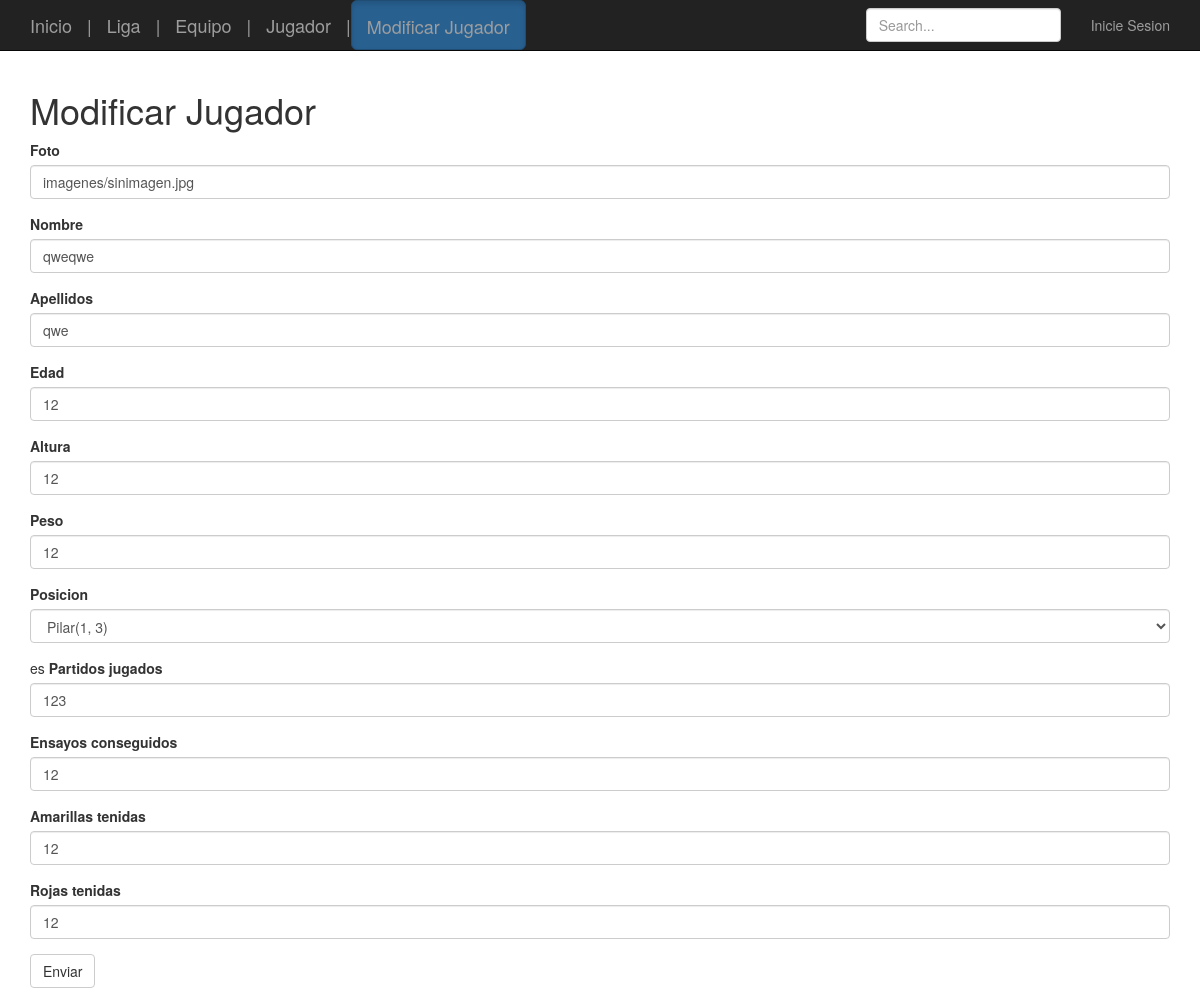
The page /updateJugador.php?id=2 on the database its author committed.
### tables this page shows
CREATE TABLE `jugador` (
  `id` int(11) NOT NULL,
  `imagen` tinytext NOT NULL,
  `nombre` varchar(30) NOT NULL,
  `apellido` varchar(60) NOT NULL,
  `edad` int(3) NOT NULL,
  `altura` decimal(10,0) NOT NULL,
  `peso` decimal(10,0) NOT NULL,
  `posicion` tinytext NOT NULL,
  `partidos` int(11) NOT NULL,
  `ensayos` int(11) NOT NULL,
  `amarillas` int(11) NOT NULL,
  `rojas` int(11) NOT NULL,
  `equipo` tinytext NOT NULL
);

### config.php (called while the page is built, shortened)
<?php
$user = 'manolo';

### dbhelpers.php (called while the page is built, shortened)
<?php
function getJugador($id, $pdo){
    $sql = "SELECT * FROM jugador WHERE id = :id";
    $result = $pdo->prepare($sql);
    $result->execute([ 'id' => $id]);
    return $result->fetch(PDO::FETCH_ASSOC);
}

### arrays.php (called while the page is built, shortened)
<?php
$posicionValues = ["Pilar(1, 3)", "Talonador(2)", "Segunda Linea(4, 5)", "Tercera Linea(6, 7)", "Numero ocho(8)", "Media Mele(9)", "Apertura(10)", "Ala(11, 14)", "Centro(12, 13)", "Zaguero(15)"];

### updateJugador.php (the view, shortened to what this page needs)
<?php
include_once 'config.php';
include_once 'connect_db.php';
include_once 'helpers.php';
include_once 'arrays.php';
include_once 'dbhelpers.php';
$id = $_REQUEST['id'];
$jugadores = getJugador($id, $pdo);
$sql = "SELECT * from jugador WHERE id = :id LIMIT 1";
$result = $pdo->prepare($sql);
$result->execute([
    'id' => $id
]);
$sqlEquipo = "SELECT equipo.* from equipo, jugador WHERE jugador.id =:id AND jugador.equipo=equipo.nombre";
$resultEquipo = $pdo->prepare($sqlEquipo);
$resultEquipo->execute([
    'id' => $id
]);
$equipo = $resultEquipo->fetch(PDO::FETCH_ASSOC);
$sqlLiga = "SELECT liga.* from liga, equipo, jugador WHERE jugador.id =:id AND jugador.equipo=equipo.nombre AND equipo.liga = liga.nombre LIMIT 1";
$resultLiga = $pdo->prepare($sqlLiga);
$resultLiga->execute([
    'id' => $id
]);
$liga = $resultLiga->fetch(PDO::FETCH_ASSOC);
$errors = array();
?>
<!DOCTYPE html>
<html lang="es">
<head>
    <link rel="stylesheet" href="https://cdnjs.cloudflare.com/ajax/libs/twitter-bootstrap/3.3.7/css/bootstrap.min.css"/>
    <link rel="stylesheet" href="css/app.css">
</head>
<body>
<nav class="navbar navbar-inverse navbar-fixed-top">
    <?php while ($row = $result->fetch(PDO::FETCH_ASSOC)): ?>
    <div class="container">
        <div class="navbar-header">
            <a class="navbar-brand" href="index.php">Inicio</a><span class="navbar-brand"> | </span>
            <a class="navbar-brand" href="liga.php?id=<?= $liga['id'] ?>">Liga</a><span class="navbar-brand"> | </span>
            <a class="navbar-brand" href="equipo.php?id=<?= $equipo['id'] ?>">Equipo</a><span class="navbar-brand"> | </span>
            <a class="navbar-brand" href="jugador.php?id=<?= $row['id'] ?>">Jugador</a><span class="navbar-brand"> | </span>
            <a class="navbar-brand btn btn-primary btn-lg active" href="updateJugador.php?id=<?= $row['id'] ?>">Modificar Jugador</a>
        </div>
        <div id="navbar" class="navbar-collapse collapse">
            <ul class="nav navbar-nav navbar-right">
                <?php if ($user == "manolo"): ?>
                    <li><a href="login.php">Inicie Sesion</a></li>
                <?php else: ?>
                    <li><a href="login.php"><?= $user ?></a></li>
                <?php endif ?>
            </ul>
            <form class="navbar-form navbar-right">
                <input type="text" class="form-control" placeholder="Search...">
            </form>
        </div>
    </div>
</nav>
<div class="container">
    <h1>Modificar Jugador</h1>
    <form action="" method="post">
        <div class="form-group<?php echo(isset($errors['imagen']['required']) ? " has-error" : ""); ?>">
            <label for="imagen">Foto</label>
            <input type="text" class="form-control" id="imagen" name="imagen" placeholder="Foto Jugador"
                   value="<?= $jugadores['imagen'] ?>">
        </div>
        <div class="form-group<?php echo(isset($errors['nombre']['required']) ? " has-error" : ""); ?>">
            <label for="name">Nombre</label>
            <input type="text" class="form-control" id="nombre" name="nombre" placeholder="Nombre Jugador"
                   value="<?= $jugadores['nombre'] ?>">
        </div>
        <div class="form-group<?php echo(isset($errors['apellido']['required']) ? " has-error" : ""); ?>">
            <label for="apellido">Apellidos</label>
            <input type="text" class="form-control" id="apellido" name="apellido" placeholder="Apellidos Jugador"
                   value="<?= $jugadores['apellido'] ?>">
        </div>
        <div class="form-group<?php echo(isset($errors['edad']['required']) ? " has-error" : ""); ?>">
            <label for="edad">Edad</label>
            <input type="text" class="form-control" id="edad" name="edad" placeholder="Edad Jugador"
                   value="<?= $jugadores['edad'] ?>">
        </div>
        <div class="form-group<?php echo(isset($errors['altura']['required']) ? " has-error" : ""); ?>">
            <label for="altura">Altura</label>
            <input type="text" class="form-control" id="altura" name="altura" placeholder="Altura Jugador"
                   value="<?= $jugadores['altura'] ?>">
        </div>
        <div class="form-group<?php echo(isset($errors['peso']['required']) ? " has-error" : ""); ?>">
            <label for="peso">Peso</label>
            <input type="text" class="form-control" id="peso" name="peso" placeholder="Peso Jugador"
                   value="<?= $jugadores['peso'] ?>">
        </div>
        <div class="form-group<?php echo(isset($errors['posicion']['required']) ? " has-error" : ""); ?>">
            <label for="posicion">Posicion</label>
            <?= generarSelect($posicionValues, $jugadores['posicion'], "posicion"); ?>
        </div>
        <div class="form-group<?php echo(isset($errors['partidos']['required']) ? " has-error" : ""); ?>">
es            <label for="partidos">Partidos jugados</label>
            <input type="text" class="form-control" id="partidos" name="partidos" placeholder="Partidos jugados Jugador"
                   value="<?= $jugadores['partidos'] ?>">
        </div>
        <div class="form-group<?php echo(isset($errors['ensayos']['required']) ? " has-error" : ""); ?>">
            <label for="ensayos">Ensayos conseguidos</label>
            <input type="text" class="form-control" id="ensayos" name="ensayos" placeholder="Ensayos conseguidos Jugador"
                   value="<?= $jugadores['ensayos'] ?>">
        </div>
        <div class="form-group<?php echo(isset($errors['amarillas']['required']) ? " has-error" : ""); ?>">
            <label for="amarillas">Amarillas tenidas</label>
            <input type="text" class="form-control" id="amarillas" name="amarillas" placeholder="Amarillas tenidas Jugador"
                   value="<?= $jugadores['amarillas'] ?>">
        </div>
        <div class="form-group<?php echo(isset($errors['rojas']['required']) ? " has-error" : ""); ?>">
            <label for="rojas">Rojas tenidas</label>
            <input type="text" class="form-control" id="rojas" name="rojas" placeholder="Rojas tenidas Jugador"
                   value="<?= $jugadores['rojas'] ?>">
        </div>
        <button type="submit" class="btn btn-default">Enviar</button>
    </form>
    <?php endwhile; ?>
</div>
</body>
</html>

### helpers.php (shortened to what this page needs)
<?php
function generarSelect($listaValores, $seleccionados, $name, $multiple = false){
    $salida = '<select class="form-control" name="'.$name.($multiple?"[]":""). '"' . ($multiple?"multiple":"") .'>';
    if( !is_array($seleccionados) ){
        $seleccionados = (array) $seleccionados;
    }
    foreach ($listaValores as $valor){
        $selected = "";
        if( in_array($valor, $seleccionados) ) $selected = " selected";
        $salida .= "<option value=\"{$valor}\"{$selected}>{$valor}</option>";
    }
    $salida .= '</select>';
    return $salida;
}

### css/app.css (style rules this page uses)
body { padding-top: 70px; }

### rows shown on the page
jugador: imagen "imagenes/sinimagen.jpg", nombre "qweqwe", apellido "qwe", edad "12", altura "12", peso "12", partidos "123", ensayos "12", amarillas "12", rojas "12"

### other values the page prints
form field posicion "Pilar(1, 3)"
